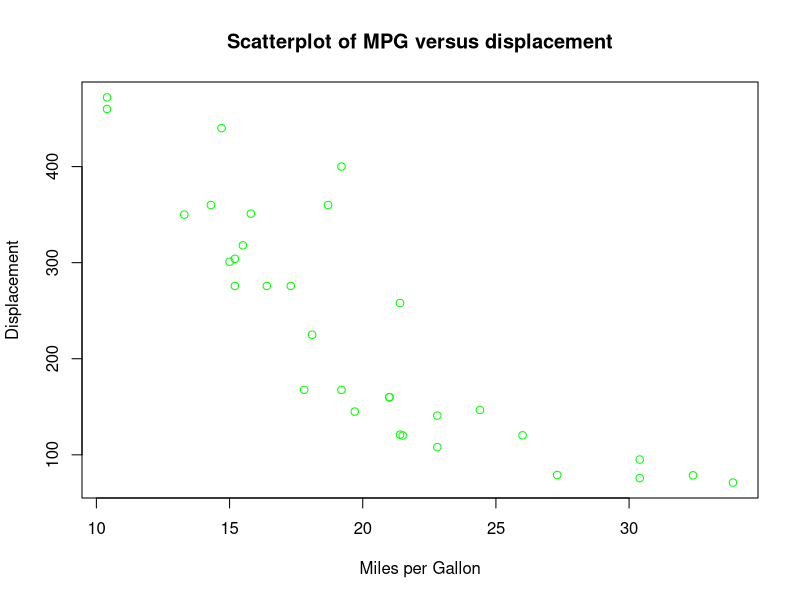

The R script that drew this image:
#####################################
## Dummy exploratory data analysis ##
#####################################

# View the first few lines
head(mtcars)

# Summarise the data
summary(mtcars)

# Visualise
plot(mtcars$mpg, mtcars$disp, 
col = "green",
main = "Scatterplot of MPG versus displacement", 
xlab = "Miles per Gallon", ylab = "Displacement")
